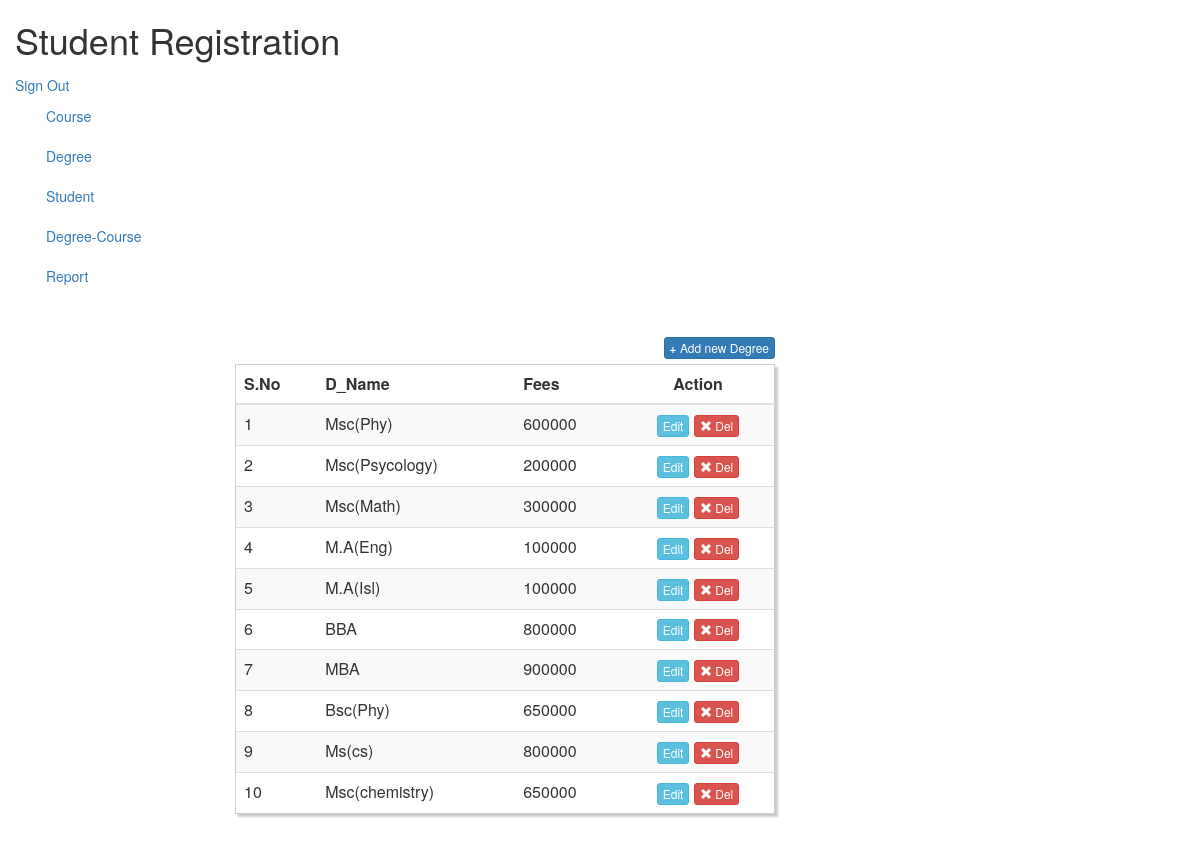
The page /degreelist.php (signed in) on the database its author committed.
### tables this page shows
CREATE TABLE `degree` (
  `Id` int(11) NOT NULL,
  `DName` varchar(30) NOT NULL,
  `Fees` int(30) NOT NULL,
  `Course` varchar(30) NOT NULL,
  `Created_By` varchar(50) NOT NULL,
  `Created_At` date NOT NULL,
  `Edited_By` varchar(10) DEFAULT NULL,
  `Edited_At` date DEFAULT NULL
);

### degreelist.php (the view, shortened to what this page needs)
<?php
require "config1.php";
require "header.php";
$mysql="SELECT * FROM degree";
$results=mysqli_query($conn,$mysql);
?>
<link href="//netdna.bootstrapcdn.com/bootstrap/3.0.0/css/bootstrap.min.css" rel="stylesheet" id="bootstrap-css">
<div class="container">
    <div class="row col-md-6 col-md-offset-2 custyle">
    <table class="table table-striped custab">
    <thead>
    <a href="degree.php" class="btn btn-primary btn-xs pull-right"><b>+</b> Add new Degree</a>
        <tr>
            <th>S.No</th>
            <th>D_Name</th>
            <th>Fees</th>
            <th class="text-center">Action</th>
        </tr>
    </thead>
        <?php $i=0 ;while($record=mysqli_fetch_array($results)){?>
            <tr>
                <td><?php echo $i=$i+1; ?></td>
                <td><?php echo $record['DName'] ?></td>
                <td><?php echo $record['Fees'] ?></td>
                <td class="text-center">
                    <a class='btn btn-info btn-xs' href="editdegree.php?id=<?php echo $record['Id']; ?>"
                        <span class="glyphicon glyphicon-edit"></span> Edit</a>
                    <a href="deletedegree.php?id=<?php echo $record['Id']; ?>" class="btn btn-danger btn-xs"><span class="glyphicon glyphicon-remove"></span> Del</a></td>
            </tr>
        <?php } ?>
    </table>
    </div>
</div>

### degreelist.php (style rules this page uses)
.custab { border: 1px solid #ccc; padding: 5px; margin: 5% 0; box-shadow: 3px 3px 2px #ccc; transition: 0.5s; }

### rows shown on the page
degree: DName "Msc(Phy)", Fees "600000"
degree: i "2", DName "Msc(Psycology)", Fees "200000"
degree: i "3", DName "Msc(Math)", Fees "300000"
degree: i "4", DName "M.A(Eng)", Fees "100000"
degree: i "5", DName "M.A(Isl)", Fees "100000"
degree: i "6", DName "BBA", Fees "800000"
degree: i "7", DName "MBA", Fees "900000"
degree: i "8", DName "Bsc(Phy)", Fees "650000"
degree: i "9", DName "Ms(cs)", Fees "800000"
degree: i "10", DName "Msc(chemistry)", Fees "650000"
